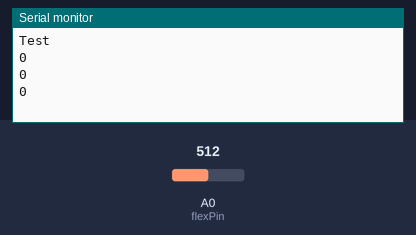
Bench run of a sketch on a simulated Arduino Uno, built with avr-gcc and run on an emulated ATmega328P. Shown: the last lines printed to the serial monitor. The inputs (shaded band) are chosen by the test bench; at power-on: A0 (flexPin) = 512.

Above: at 1.2 s.
1.3 s: A0 (flexPin) set to 716
At 1.9 s:
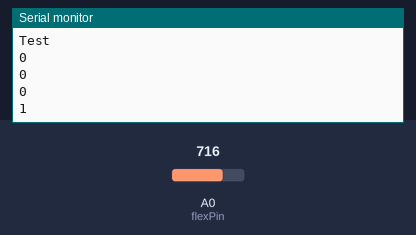
2.8 s: A0 (flexPin) set to 511
At 3.4 s:
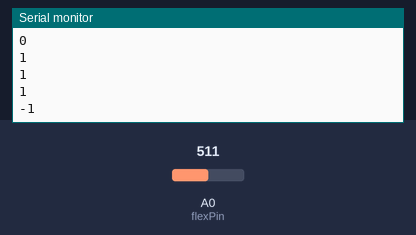
Timing chart, 0 to 5.8 s (numbered marks = the images above; inputs shaded):
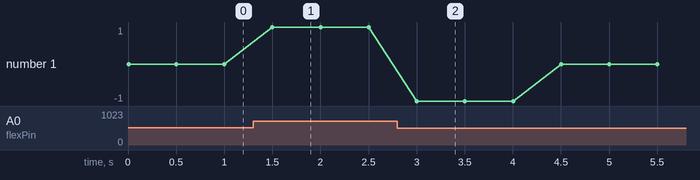

Measured:
- after the input at 1.3 s, the serial monitor: prints a new line after 0.20 s (image 1)
- after the input at 2.8 s, the serial monitor: prints a new line after 0.20 s (image 2)
- plotted number 1: 0 → 1 after the input at 1.3 s

The sketch:

flexSensorTest.ino
```cpp
const int flexPin = A0;

int flexLowerBound = 50;
int flexUpperBound = 1024;
int flexThreshold = 10;
int flexPos = 0;

int flexCheck(){
  float read = analogRead(flexPin);
  if(read < flexLowerBound){
    read = flexLowerBound;
  }
  if(read > flexPos+flexThreshold){
    flexPos += flexThreshold;
    return(1);
  }
  if(read < flexPos-flexThreshold){
    flexPos -= flexThreshold;
    return(-1);
  }
  return(0);
}

void setup() {
  pinMode(flexPin, INPUT);
  Serial.begin(9600);
  Serial.println("Test");

  flexPos = analogRead(flexPin);
}

void loop() {
  Serial.println(flexCheck());
  delay(500);
}
```
